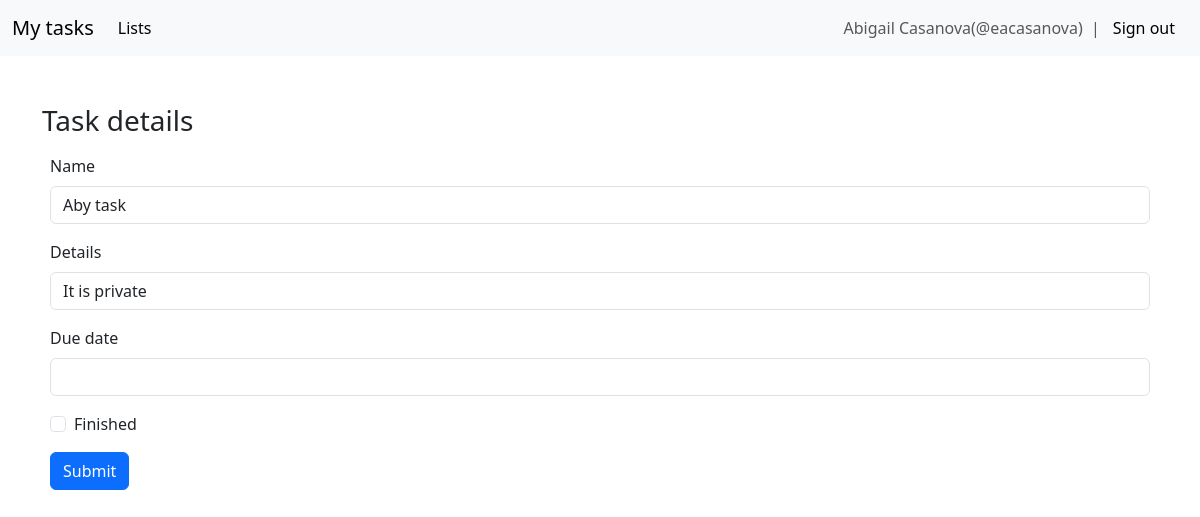
Page /app/lists/8/tasks/6/retrieve/ (signed in) on the committed database.
### app/models.py (models this page shows)
class User(UserMixin, db.Model):
    id = db.Column(db.Integer, primary_key=True)
    name = db.Column(db.String(50), nullable=False)
    username = db.Column(db.String(50), unique=True, nullable=False)
    password = db.Column(db.String(256), nullable=False)

class Task(db.Model):
    id = db.Column(db.Integer, primary_key=True)
    name = db.Column(db.String(50), nullable=False)
    details = db.Column(db.Text)
    is_finished = db.Column(db.Boolean, default=False)
    due_date = db.Column(db.DateTime)
    list_id = db.Column(db.Integer, db.ForeignKey('list.id'), nullable=False)
    list = db.relationship('List', backref=db.backref('tasks', lazy=True, cascade='all, delete-orphan'))

### app/views.py (the view, shortened to what this page needs)
@app_routes.route('/lists/<int:list_id>/tasks/<int:task_id>/retrieve/', methods=['GET', 'POST'])
@login_required
def retrieve_task(list_id, task_id):
    list = List.query.filter_by(id=list_id, user=current_user).first()
    task = Task.query.filter_by(id=task_id, list=list).first()
    if not task:
        abort(404)
    task_form = TaskForm()
    task_form.name.data = task.name
    task_form.details.data = task.details
    task_form.due_date.data = task.due_date
    task_form.is_finished.data = task.is_finished
    context = {
        'current_user': current_user,
        'list': list,
        'task': task,
        'task_form': task_form,
    }
    return render_template('task_retrieve.html', **context)

### app/forms.py
class TaskForm(FlaskForm):
    name = wtforms.StringField('Name', validators=[wtforms.validators.DataRequired()])
    details = wtforms.StringField('Details')
    due_date = wtforms.DateTimeField('Due date', validators=[wtforms.validators.Optional()])
    is_finished = wtforms.BooleanField('Finished')
    submit = wtforms.SubmitField('Submit')

### app/__init__.py (called while the page is built)
def register_plugins(flask_app):
    from .plugins import bootstrap, db, login_manager  # noqa
    db.init_app(flask_app)
    with flask_app.app_context():
        db.create_all()
    login_manager.login_view = 'tasks.sign_in'
    login_manager.init_app(flask_app)
    bootstrap.init_app(flask_app)
    @login_manager.user_loader
    def load_user(user_id):
        from .models import User  # noqa
        return User.query.get(int(user_id))

### app/templates/task_retrieve.html (shortened to what this page needs)
{% extends "base.html" %}
{% from 'bootstrap5/form.html' import render_form %}
{% from 'macros.html' import navbar %}
{% block body %}
{% block content %}
{{ navbar(current_user) }}
<div class="container">
    <br><br>
    <h1 class="h1 fs-3">Task details</h1>
    <div class="p-2 flex-grow-1">
        {{ render_form(task_form, method='post', action=url_for('tasks.retrieve_task', list_id=list.id,
        task_id=task.id)) }}
    </div>
</div>
{% endblock %}
{% endblock %}

### app/templates/macros.html (shortened to what this page needs)
{% macro navbar(current_user) %}
<nav class="navbar navbar-expand-lg navbar-light bg-light">
    <div class="container-fluid">
        <a class="navbar-brand" href="#">My tasks</a>
        <div class="collapse navbar-collapse" id="navbarSupportedContent">
            <ul class="navbar-nav me-auto mb-2 mb-lg-0">
                <li class="nav-item">
                    <a class="nav-link active" aria-current="page" href="{{ url_for('tasks.list_lists') }}">Lists</a>
                </li>
            </ul>
            <form class="d-flex" method="POST" action="{{ url_for('tasks.sign_out') }}">
                <span class="navbar-text">
                    {{ current_user.name }}(@{{current_user.username}}) &nbsp
                </span>
                <span class="navbar-text">
                    |
                </span>
                <button class="btn btn-light" type="submit">Sign out</button>
            </form>
        </div>
    </div>
</nav>
{% endmacro %}

### app/static/css/styles.css (style rules this page uses)
h1 { color: brown; }

### rows in the picture
User: name "Abigail Casanova", username "eacasanova"
Task: name "Aby task", details "It is private"
